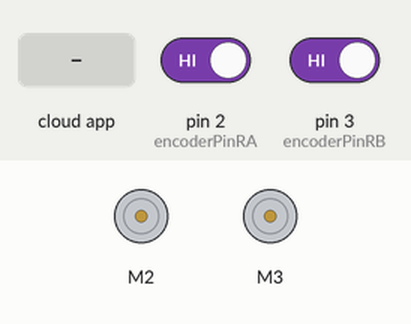
This sketch was run on a simulated Arduino Uno, built with avr-gcc and run on an emulated ATmega328P. On the bench: 2 × DC motor (green arrow = forward, orange = backward, longer = faster). The test bench sets the inputs (shaded band); at power-on: pin 2 (encoderPinRA) HIGH, pin 3 (encoderPinRB) HIGH. The ROS host is connected and sends only what is stated.

Above: at 1.2 s.
1.3 s: the phone or cloud app sets linear.x to -100
2.8 s: the phone or cloud app sets angular.z to -100
At 3.6 s:
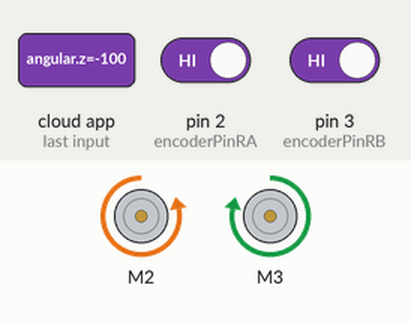
4.3 s: the phone or cloud app sets angular.z to 0
At 5.4 s:
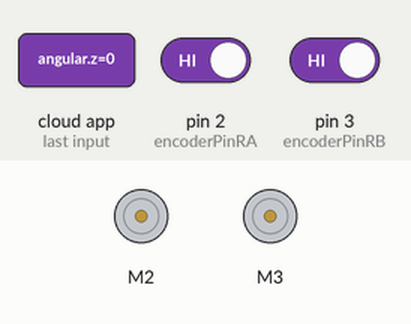
Timing chart, 0 to 7.3 s (numbered marks = the images above; inputs shaded):
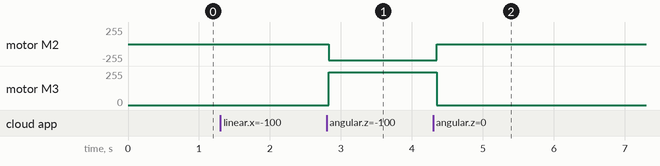

Measured:
- after the input at 2.8 s, motor M2: stopped → backward 246/255 at once; motor M3: stopped → forward 246/255 at once
- after the input at 4.3 s, motor M2: backward 246/255 → stopped after 0.05 s; motor M3: forward 246/255 → stopped after 0.05 s

The sketch:

encoder_test_01.ino
```cpp
#include <ros.h>
#include <std_msgs/String.h>
#include <geometry_msgs/Twist.h>
#include <Wire.h>
#include <Adafruit_MotorShield.h>

std_msgs::String encoder_msg;


void cmdCallback(const geometry_msgs::Twist& cmd_vel_msg);
ros::Publisher encoder("encoder", &encoder_msg);
ros::Subscriber<geometry_msgs::Twist> cmd_vel_sub("cmd_vel", cmdCallback);
ros::NodeHandle nh;

long publisher_timer;

//Motor driver stack 1
Adafruit_MotorShield AFMS = Adafruit_MotorShield(); //0x60

Adafruit_DCMotor *LMotor = AFMS.getMotor(2);
Adafruit_DCMotor *RMotor = AFMS.getMotor(3);


// encoder pin
#define encoderPinRA 2
#define encoderPinRB 3
#define encoderPinLA 18
#define encoderPinLB 19

int encoderPosR = 0;
int encoderPosL = 0;

void getEncoder_LA(){ // pin 18,19
  encoderPosL += (digitalRead(encoderPinLA)==digitalRead(encoderPinLB))?1:-1;
}
void getEncoder_LB(){ // pin 18,19
  encoderPosL += (digitalRead(encoderPinLA)==digitalRead(encoderPinLB))?-1:1;
}
void getEncoder_RA(){ // pin 2, 3
  encoderPosR += (digitalRead(encoderPinRA)==digitalRead(encoderPinRB))?1:-1;
}
void getEncoder_RB(){ // pin 2, 3
  encoderPosR += (digitalRead(encoderPinRA)==digitalRead(encoderPinRB))?-1:1;
}

void forward(const float cmd){
   LMotor->run(FORWARD);
   RMotor->run(FORWARD);
   LMotor->setSpeed(cmd*10);
   RMotor->setSpeed(cmd*10);
}

void turn(const float cmd){
  if(cmd >= 0){
   LMotor->run(FORWARD);
   RMotor->run(BACKWARD);
   LMotor->setSpeed(cmd*10);
   RMotor->setSpeed(cmd*10);
  }
  else{
   LMotor->run(BACKWARD);
   RMotor->run(FORWARD);
   LMotor->setSpeed(cmd*10);
   RMotor->setSpeed(cmd*10);
  }
}

void cmdCallback(const geometry_msgs::Twist& cmd_vel_msg){
  forward(cmd_vel_msg.linear.x);
  turn(cmd_vel_msg.angular.z);
}

void setup() {
  nh.initNode();
  nh.advertise(encoder);
  nh.subscribe(cmd_vel_sub);

  AFMS.begin();//1.6kHz

  pinMode(encoderPinRA, INPUT_PULLUP);
  pinMode(encoderPinRB, INPUT_PULLUP);
  pinMode(encoderPinLA, INPUT_PULLUP);
  pinMode(encoderPinLB, INPUT_PULLUP);

  attachInterrupt(0,getEncoder_LA,CHANGE); //2
  attachInterrupt(1,getEncoder_LB,CHANGE); //3
  attachInterrupt(5,getEncoder_RA,CHANGE); //18
  attachInterrupt(4,getEncoder_RB,CHANGE); //19

  Serial.begin(115200);
}

void loop() {

  String data = "A" + (String)encoderPosL + "B" + (String)encoderPosR + "C";
  int length = data.indexOf("C")+2;
  char data_final[length+1];
  data.toCharArray(data_final, length+1);

  if (millis() > publisher_timer) {
    // step 1: request reading from sensor
    encoder_msg.data = data_final;
    encoder.publish(&encoder_msg);
    publisher_timer = millis() + 100; //publish ten times a second
    nh.spinOnce();
  }
}
```
